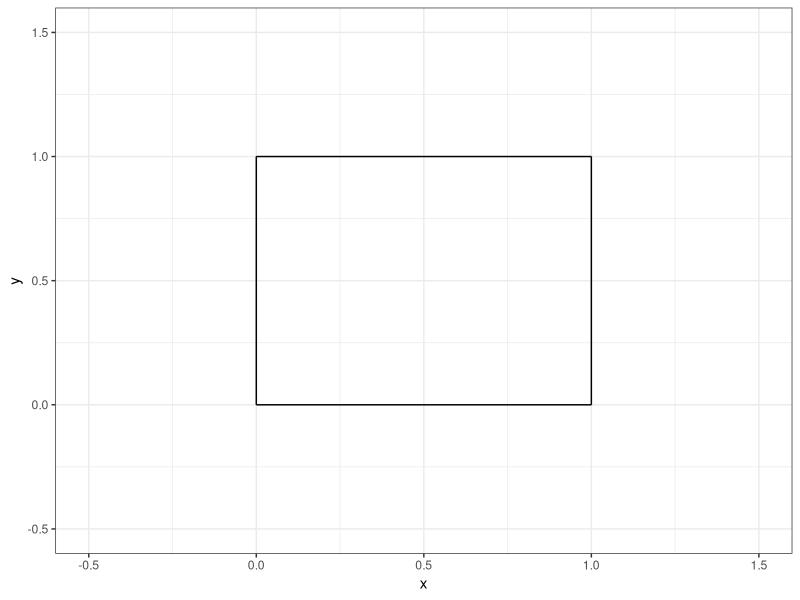
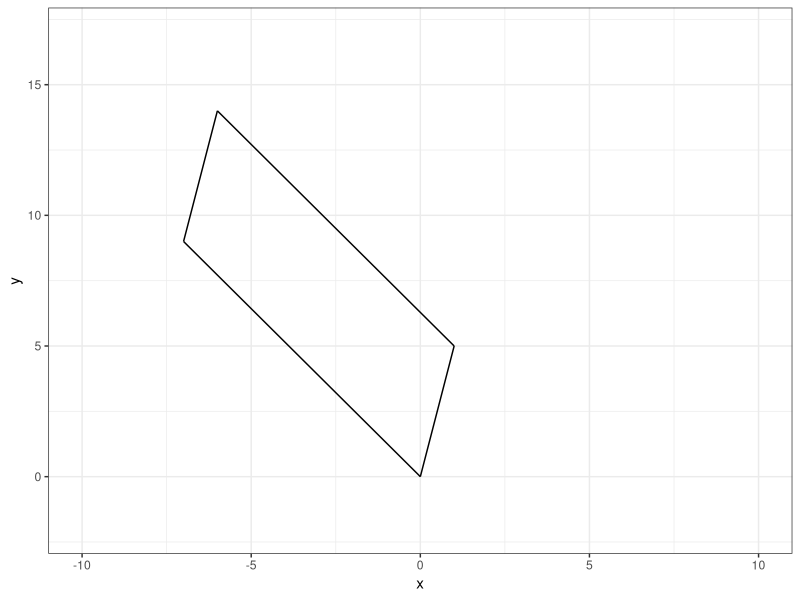
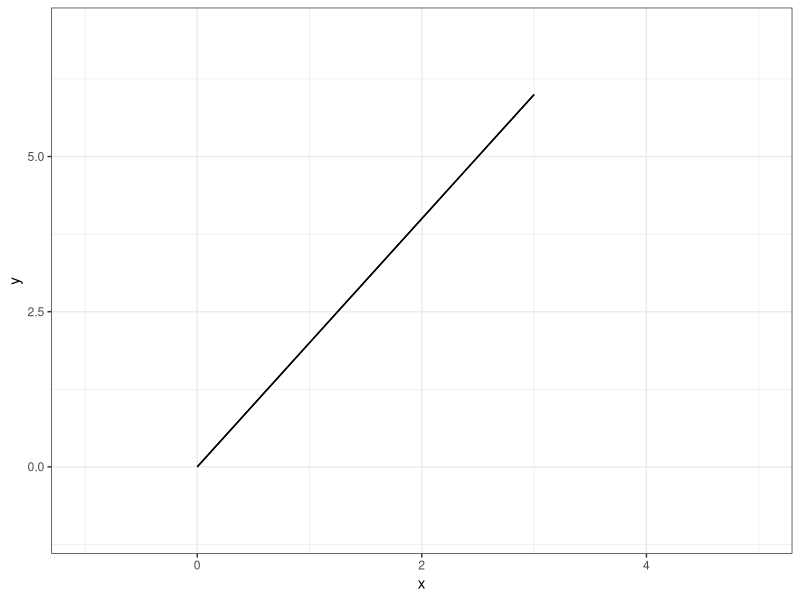

These charts were generated, in order, by the following R code:
## ---- chunk 1
#| echo: false

default_chunk_hook  <- knitr::knit_hooks$get("chunk")

latex_font_size <- c("Huge", "huge", "LARGE", "Large", 
                     "large", "normalsize", "small", 
                     "footnotesize", "scriptsize", "tiny")

knitr::knit_hooks$set(chunk = function(x, options) {
  x <- default_chunk_hook(x, options)
  if(options$size %in% latex_font_size) {
    paste0("\n \\", options$size, "\n\n", 
      x, 
      "\n\n \\normalsize"
    )
  } else {
    x
  }
})

## ---- chunk 2
#| label: load-packages
#| include: false
library(tidyverse)
## ---- chunk 3
#| label: fig-unitsquare
#| fig-cap: "The unit square."
#| fig-width: 3
#| fig-height: 3
#| scale: "80%"
#| fig-align: "center"
#| size: "scriptsize"
ggplot() +
  geom_segment(aes(x = 0, xend = 0,
                   y=0, yend = 1))+
  geom_segment(aes(x = 0, xend = 1,
                   y=1, yend = 1))+
  geom_segment(aes(x = 1, xend = 1,
                   y=0, yend = 1))+
  geom_segment(aes(x = 0, xend = 1,
                   y=0, yend = 0)) +
  theme_bw() + 
  xlim(-0.5, 1.5)+
  ylim(-0.5, 1.5)+
  labs(x = "x", 
       y = "y")
## ---- chunk 4
#| size: "scriptsize"
#| code-fold: FALSE
# I'm going to annoy you with using only by column
(M = matrix(c(1,0,0,1),2,2)) 
## ---- chunk 5
#| size: "scriptsize"
#| code-fold: FALSE

(A = matrix(c(1,5,-7,9),2,2))
## ---- chunk 6
#| size: "scriptsize"
#| code-fold: FALSE

(T = A%*%M)
## ---- chunk 7
(basis.vector.1 = T[,1])
(basis.vector.2 = T[,2])

## ---- chunk 8
#| size: "scriptsize"
#| code-fold: FALSE

(p0 = c(0,0))
(p1 = basis.vector.1)
(p2 = basis.vector.1 + basis.vector.2)
(p3 = basis.vector.2)

## ---- chunk 9
#| label: fig-matrixT
#| fig-cap: "Matrix T on a Graph."
#| fig-width: 3
#| fig-height: 3
#| scale: "80%"
#| fig-align: "center"
#| size: "scriptsize"
ggplot() +
  geom_segment(aes(x = p0[1], y = p0[2], xend = p1[1], yend = p1[2])) +
  geom_segment(aes(x = p1[1], y = p1[2], xend = p2[1], yend = p2[2])) +
  geom_segment(aes(x = p2[1], y = p2[2], xend = p3[1], yend = p3[2])) +
  geom_segment(aes(x = p3[1], y = p3[2], xend = p0[1], yend = p0[2])) +
  theme_bw() + 
  xlim(-10, 10)+
  ylim(-2, 17)+
  labs(x = "x", 
       y = "y")
## ---- chunk 10
#| size: "scriptsize"
#| code-fold: FALSE

(det(A))
## ---- chunk 11
#| size: "scriptsize"
#| code-fold: FALSE

(A = matrix(c(1,2,2,4),2,2))
## ---- chunk 12
(T = A%*%M)
## ---- chunk 13
#| size: "scriptsize"
#| code-fold: FALSE

(basis.vector.1 = T[,1])
(basis.vector.2 = T[,2])
## ---- chunk 14
#| size: "scriptsize"
#| code-fold: FALSE

(p0 = c(0,0))
(p1 = basis.vector.1)
(p2 = basis.vector.1+basis.vector.2)
(p3 = basis.vector.2)
## ---- chunk 15
#| label: fig-matrixT2
#| fig-cap: "Matrix T (ver. 2) on a Graph."
#| fig-width: 3
#| fig-height: 3
#| scale: "80%"
#| fig-align: "center"
#| size: "scriptsize"
ggplot() +
  geom_segment(aes(x = p0[1], y = p0[2], xend = p1[1], yend = p1[2])) +
  geom_segment(aes(x = p1[1], y = p1[2], xend = p2[1], yend = p2[2])) +
  geom_segment(aes(x = p2[1], y = p2[2], xend = p3[1], yend = p3[2])) +
  geom_segment(aes(x = p3[1], y = p3[2], xend = p0[1], yend = p0[2])) +
  theme_bw() + 
  xlim(-1, 5)+
  ylim(-1, 7)+
  labs(x = "x", 
       y = "y")
